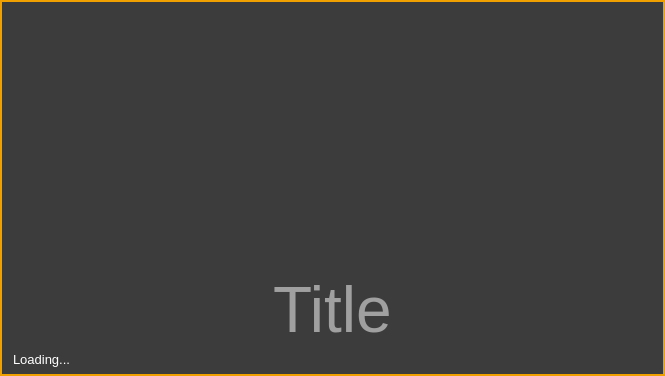
<?xml version="1.0" encoding="UTF-8"?>
<ui version="4.0">
 <class>SplashDialog</class>
 <widget class="QDialog" name="SplashDialog">
  <property name="geometry">
   <rect>
    <x>0</x>
    <y>0</y>
    <width>665</width>
    <height>376</height>
   </rect>
  </property>
  <property name="sizePolicy">
   <sizepolicy hsizetype="Fixed" vsizetype="Fixed">
    <horstretch>0</horstretch>
    <verstretch>0</verstretch>
   </sizepolicy>
  </property>
  <property name="windowTitle">
   <string>Dialog</string>
  </property>
  <property name="styleSheet">
   <string notr="true">border: 0px</string>
  </property>
  <layout class="QGridLayout" name="gridLayout">
   <property name="margin">
    <number>0</number>
   </property>
   <item row="0" column="0">
    <widget class="QFrame" name="frame">
     <property name="styleSheet">
      <string notr="true">border: 2px solid rgb(240, 160, 0); background-color: rgb(60, 60, 60)</string>
     </property>
     <property name="frameShape">
      <enum>QFrame::NoFrame</enum>
     </property>
     <property name="frameShadow">
      <enum>QFrame::Plain</enum>
     </property>
     <property name="lineWidth">
      <number>2</number>
     </property>
     <layout class="QGridLayout" name="gridLayout_2">
      <property name="horizontalSpacing">
       <number>2</number>
      </property>
      <property name="margin">
       <number>2</number>
      </property>
      <item row="4" column="0">
       <widget class="QFrame" name="frame_2">
        <property name="styleSheet">
         <string notr="true">border: 0px</string>
        </property>
        <property name="frameShape">
         <enum>QFrame::StyledPanel</enum>
        </property>
        <property name="frameShadow">
         <enum>QFrame::Raised</enum>
        </property>
        <layout class="QGridLayout" name="gridLayout_3">
         <property name="topMargin">
          <number>0</number>
         </property>
         <property name="bottomMargin">
          <number>5</number>
         </property>
         <item row="0" column="0">
          <widget class="QLabel" name="loadingLabel">
           <property name="sizePolicy">
            <sizepolicy hsizetype="Minimum" vsizetype="Minimum">
             <horstretch>0</horstretch>
             <verstretch>0</verstretch>
            </sizepolicy>
           </property>
           <property name="font">
            <font>
             <family>Segoe UI</family>
             <pointsize>10</pointsize>
             <weight>50</weight>
             <bold>false</bold>
            </font>
           </property>
           <property name="styleSheet">
            <string notr="true">color:rgb(255, 255, 255); border: 0px;</string>
           </property>
           <property name="text">
            <string>Loading...</string>
           </property>
           <property name="margin">
            <number>0</number>
           </property>
          </widget>
         </item>
        </layout>
       </widget>
      </item>
      <item row="2" column="0">
       <widget class="QLabel" name="iconLabel">
        <property name="sizePolicy">
         <sizepolicy hsizetype="Preferred" vsizetype="Expanding">
          <horstretch>0</horstretch>
          <verstretch>0</verstretch>
         </sizepolicy>
        </property>
        <property name="minimumSize">
         <size>
          <width>0</width>
          <height>0</height>
         </size>
        </property>
        <property name="styleSheet">
         <string notr="true">border: 0px</string>
        </property>
        <property name="text">
         <string/>
        </property>
       </widget>
      </item>
      <item row="3" column="0">
       <widget class="QLabel" name="titleLabel">
        <property name="font">
         <font>
          <family>Segoe UI</family>
          <pointsize>48</pointsize>
         </font>
        </property>
        <property name="styleSheet">
         <string notr="true">color:rgb(160, 160, 160); border: 0px</string>
        </property>
        <property name="text">
         <string>Title</string>
        </property>
        <property name="alignment">
         <set>Qt::AlignCenter</set>
        </property>
       </widget>
      </item>
     </layout>
    </widget>
   </item>
  </layout>
 </widget>
 <resources/>
 <connections/>
</ui>
